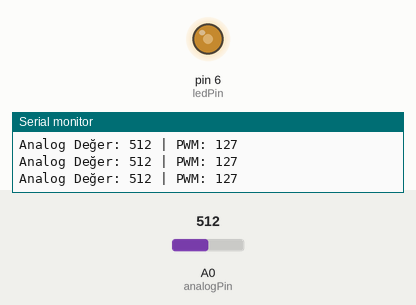
The sketch below on a simulated Arduino Uno, built with avr-gcc and run on an emulated ATmega328P. Parts: output pins drawn as LEDs (lit = HIGH), the last lines printed to the serial monitor. The inputs (shaded band) are chosen by the test bench; at power-on: A0 (analogPin) = 512.

Above: at 1.2 s.
1.3 s: A0 (analogPin) set to 716
At 1.8 s:
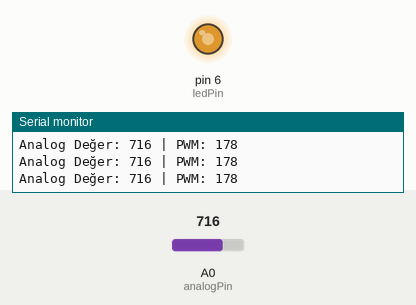
2.8 s: A0 (analogPin) set to 900
At 3.3 s:
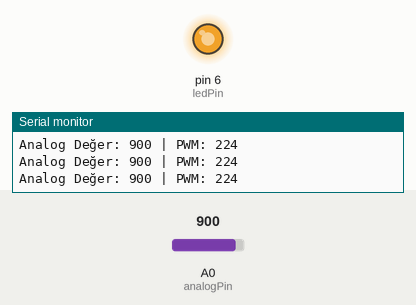
4.3 s: A0 (analogPin) set to 122
At 4.8 s:
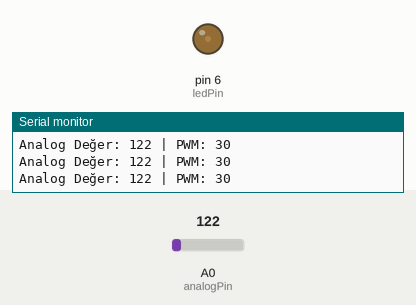
5.8 s: A0 (analogPin) set to 0
At 6.3 s:
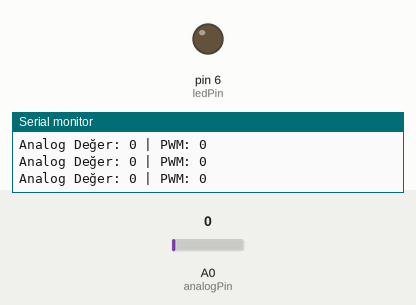
7.3 s: A0 (analogPin) set to 511
At 7.7 s:
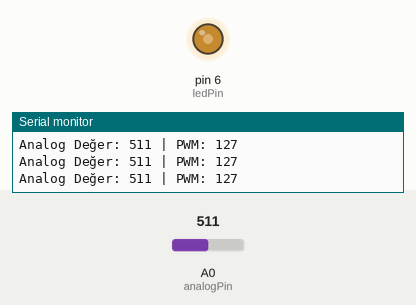
Timing chart, 0 to 9.8 s (numbered marks = the images above; inputs shaded):
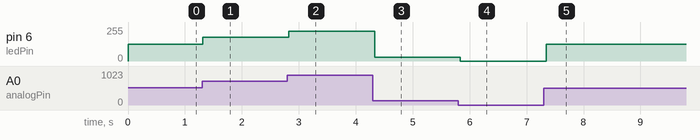

Measured:
- after the input at 1.3 s, pin 6 (ledPin): 127/255 → 178/255 at once
- after the input at 2.8 s, pin 6 (ledPin): 178/255 → 224/255 at once
- after the input at 4.3 s, pin 6 (ledPin): 224/255 → 30/255 at once
- after the input at 5.8 s, pin 6 (ledPin): 30/255 → 0/255 at once
- after the input at 7.3 s, pin 6 (ledPin): 0/255 → 127/255 after 0.05 s

The sketch:

Ders_7_pot_map_pwm_seriport.ino
```cpp
/*
Bu kodlar açık kaynak paylaşım olarak github "acetinkaya" alanında paylaşımı yapılmıştır.

BTP222 Robotik dersi içerisinde anlatımı yapılan bu kodlar ve içerikler Öğr. Gör. Ali ÇETİNKAYA tarafından oluşturulmuştur.

Github alanından;
watch - ilgili projenin proje takibi bildirimi,
star - yıldız ile beğenme bildirimi ve
fork - kendi hesabınıza kopyalama işlemleriyle paylaşımlarıma destek verebilirsiniz.

Bilgi paylaşıldıkça çoğalır ve gelişir. İyi çalışmalar dilerim.

Öğr. Gör. Ali ÇETİNKAYA İstanbul, 2025

Dersin Kaynak Adresleri:
https://github.com/acetinkaya/robotik-arduino-uygulamalari
https://alicetinkaya.site/ders-robotik
https://avesis.gelisim.edu.tr/alcetinkaya
https://scholar.google.com.tr/citations?hl=tr&user=XSEW-NcAAAAJ

---------------------------------------------------------------------------------------------------------
Kodun açıklaması:

Arduino üzerinde var olan seri porttan potansiyometre değerini okuma.

*/


const int analogPin = A0;   // Potansiyometre veya sensör girişi
const int ledPin = 6;       // PWM destekli bir pin (LED bağlanacak)

int okunanDeger = 0;        // A0'dan okunan değer
int parlaklik = 0;          // LED için PWM değeri (0-255)

void setup() {
  pinMode(ledPin, OUTPUT);
  Serial.begin(9600);       // Seri monitörde değerleri görmek için
}

void loop() {
  okunanDeger = analogRead(analogPin);        // 0 - 1023 arası değer
  parlaklik = map(okunanDeger, 0, 1023, 0, 255); // 0 - 255'e ölçekle

  analogWrite(ledPin, parlaklik);             // PWM ile LED parlaklığı ayarla

  Serial.print("Analog Değer: ");
  Serial.print(okunanDeger);
  Serial.print(" | PWM: ");
  Serial.println(parlaklik);

  delay(100); // Okuma frekansı
}
```
